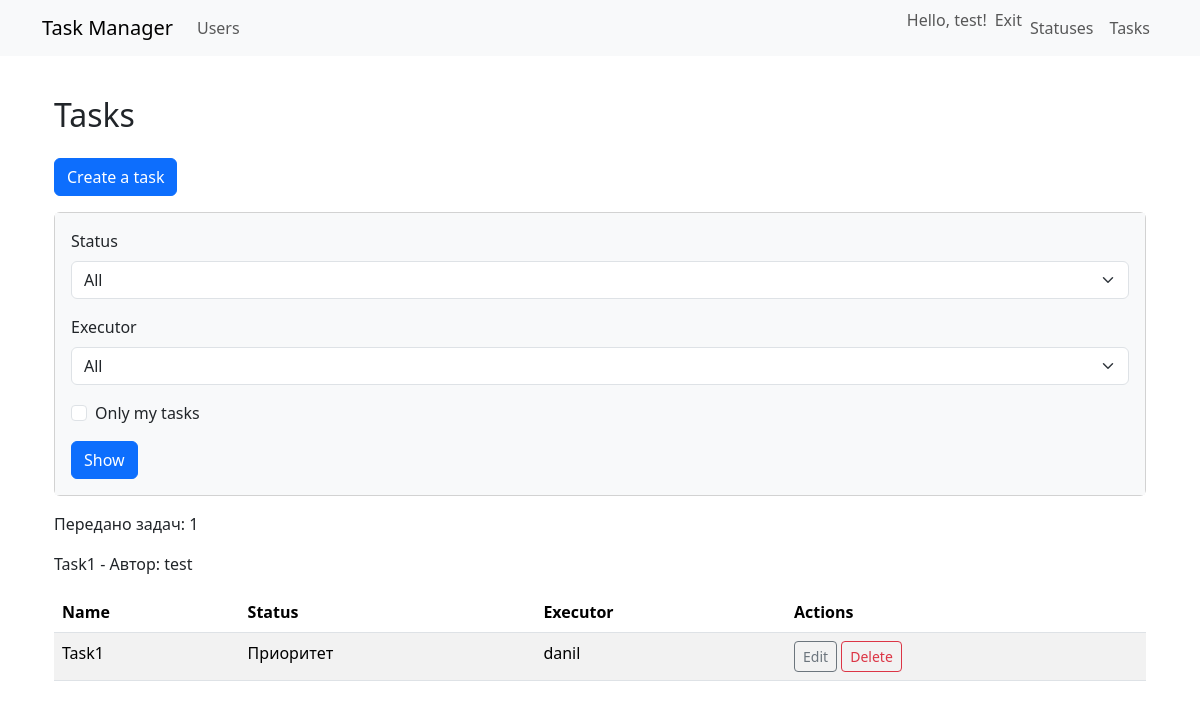
The app's page /tasks/ (signed in), older data.
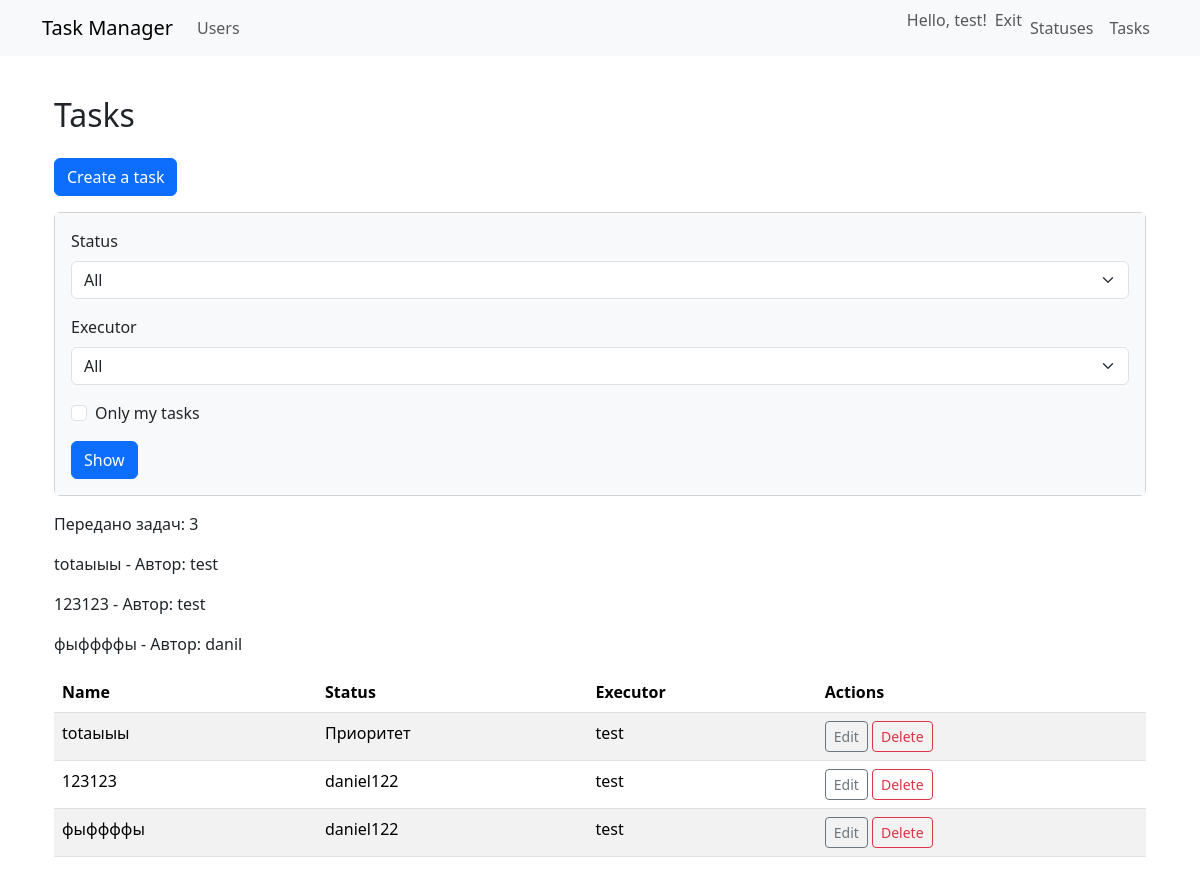
The same page, newer data.
### user/models.py (models this page shows)
class User(AbstractUser):
    created_at = models.DateTimeField(auto_now_add=True)
    USERNAME_FIELD = "username"
    REQUIRED_FIELDS = []
    def __str__(self):
        return f'{self.first_name} {self.last_name}'

### tasks/models.py (models this page shows)
class Task(models.Model):
    name = models.CharField(
        max_length=255, verbose_name=_('Name'),
        unique=True, blank=False,
    )
    description = models.TextField(
        blank=True, verbose_name=_('Description'),
    )
    author = models.ForeignKey(
        User, related_name='author', verbose_name=_('Author'),
        blank=False, on_delete=models.PROTECT,
    )
    executor = models.ForeignKey(
        User, related_name='executor', verbose_name=_('Executor'),
        null=True, blank=True, default='', on_delete=models.PROTECT,
    )
    status = models.ForeignKey(
        Status, related_name='status', verbose_name=_('Status'),
        blank=False, on_delete=models.PROTECT,
    )
    created_at = models.DateTimeField(auto_now_add=True)

### statuses/models.py (models this page shows, shortened)
class Status(models.Model):
    name = models.CharField(
        max_length=100,
        unique=True,
        verbose_name=_("Имя")
    )
    created_at = models.DateTimeField(
        auto_now_add=True,
        verbose_name=_("Дата создания")
    )
    class Meta:
        verbose_name = _("Статус")
        verbose_name_plural = _("Статусы")
        ordering = ["id"]

### tasks/views.py (the view)
# urls.py: path('', TasksView.as_view(), name='tasks_list'),
class TasksView(LoginRequiredMixin, ListView):
    model = Task
    template_name = 'tasks/tasks_list.html'
    context_object_name = 'tasks'
    def get_queryset(self):
        queryset = Task.objects.all()
        status_id = self.request.GET.get('status')
        executor_id = self.request.GET.get('executor')
        self_tasks = self.request.GET.get('self_tasks') == "on"
        print(f"self_tasks: {self_tasks}, user: {self.request.user}")
        if status_id:
            queryset = queryset.filter(status_id=status_id)
        if executor_id:
            queryset = queryset.filter(executor_id=executor_id)
        if self_tasks and self.request.user.is_authenticated:
            queryset = queryset.filter(author_id=self.request.user.id)
        print(queryset.query)
        print(list(queryset))
        return queryset
    def get_context_data(self, **kwargs):
        context = super().get_context_data(**kwargs)
        context['statuses'] = Status.objects.all()
        context['users'] = User.objects.all()
        return context

### task_manager/templates/tasks/task_list.html (shortened to what this page needs)
{% extends 'layouts/application.html' %}
{% load i18n %}
{% block content %}
<div class="container">
  <h2 class="mb-4">{% trans "Tasks" %}</h2>
  <a class="btn btn-primary mb-3" href="{% url 'task_form' %}" role="button">{% trans "Create a task" %}</a>
  <div class="card mb-3">
    <div class="card-body bg-light">
      <form class="form-inline center" method="get">
        <div class="mb-3">
          <label class="form-label" for="id_status">{% trans "Status" %}</label>
          <select name="status" class="form-select ml-2 mr-3" id="id_status">
            <option value="">{% trans "All" %}</option>
          </select>
        </div>
        <div class="mb-3">
          <label class="form-label" for="id_executor">{% trans "Executor" %}</label>
          <select name="executor" class="form-select mr-3 ml-2" id="id_executor">
            <option value="">{% trans "All" %}</option>
          </select>
        </div>
        <div class="mb-3">
          <div class="form-check">
            <input type="checkbox" name="self_tasks" class="form-check-input mr-3" id="id_self_tasks"
       {% if request.GET.self_tasks %}checked{% endif %}>
            <label class="form-check-label" for="id_self_tasks">{% trans "Only my tasks" %}</label>
          </div>
        </div>
        <input class="btn btn-primary" type="submit" value="{% trans 'Show' %}">
      </form>
    </div>
  </div>
  <p>Передано задач: {{ tasks.count }}</p>
    {% for task in tasks %}
        <p>{{ task.name }} - Автор: {{ task.author.username }}</p>
    {% endfor %}
  <table class="table table-striped">
    <thead>
      <tr>
        <th>{% trans "Name" %}</th>
        <th>{% trans "Status" %}</th>
        <th>{% trans "Executor" %}</th>
        <th>{% trans "Actions" %}</th>
      </tr>
    </thead>
    <tbody>
      {% for task in tasks %}
        <tr>
          <td>{{ task.name }}</td>
          <td>{{ task.status.name }}</td>
          <td>{{ task.executor.username|default:"—" }}</td>
          <td>
            <a href="{% url 'task_update' task.id %}" class="btn btn-sm btn-outline-secondary">{% trans "Edit" %}</a>
            <a href="{% url 'task_delete' task.id %}" class="btn btn-sm btn-outline-danger">{% trans "Delete" %}</a>
          </td>
        </tr>
      {% empty %}
        <tr>
          <td colspan="4" class="text-center">{% trans "No tasks found" %}</td>
        </tr>
      {% endfor %}
    </tbody>
  </table>
</div>
{% endblock %}

### task_manager/templates/layouts/application.html (shortened to what this page needs)
{% load django_bootstrap5 %}
{% load i18n %}
{% get_current_language as LANGUAGE_CODE %}
<!DOCTYPE html>
<html lang="{{ LANGUAGE_CODE }}">
  <head>
    {% bootstrap_css %}
  </head>
  <body class="d-flex flex-column min-vh-100">
    <nav class="navbar navbar-expand-lg navbar-light bg-light">
      <div class="container">
        <a class="navbar-brand" href="/">{% trans "Task Manager" %}</a>
        <div class="collapse navbar-collapse" id="navbarNav">
          <ul class="navbar-nav me-auto">
            <li class="nav-item">
              <a class="nav-link" href="{% url 'user_list' %}">{% trans "Users" %}</a>
            </li>
          </ul>
          <ul class="navbar-nav">
            {% if user.is_authenticated %}
              <li class="nav-item">
                <span class="navbar-text me-2">{% trans "Hello" %}, {{ user.username }}!</span>
              </li>
              <li class="nav-item">
                <form action="{% url 'logout' %}" method="post" class="d-inline">
                    <button type="submit" class="nav-link btn btn-link p-0">{% trans "Exit" %}</button>
                </form>
            </li>
            <li class="nav-item">
              <a class="nav-link" href="{% url 'statuses_list' %}">{% trans "Statuses" %}</a>
            </li>
            <li class="nav-item">
              <a class="nav-link" href="{% url 'tasks_list' %}">{% trans "Tasks" %}</a>
            </li>
            {% endif %}
          </ul>
        </div>
      </div>
    </nav>
    <div class="container mt-4">
      {% block content %}
      {% endblock %}
    </div>
  </body>
</html>

Row changes from the older to the newer data that the page shows:
removed Task: name "Task1", author.username "test", status.name "Приоритет", executor.username "danil"
added Task: name "totaыыы", author.username "test", status.name "Приоритет", executor.username "test"
added Task: name "123123", author.username "test", status.name "daniel122", executor.username "test"
added Task: name "фыффффы", author.username "danil", status.name "daniel122", executor.username "test"
Text that changed along with them:
{{ tasks.count }}: "1" → "3"
